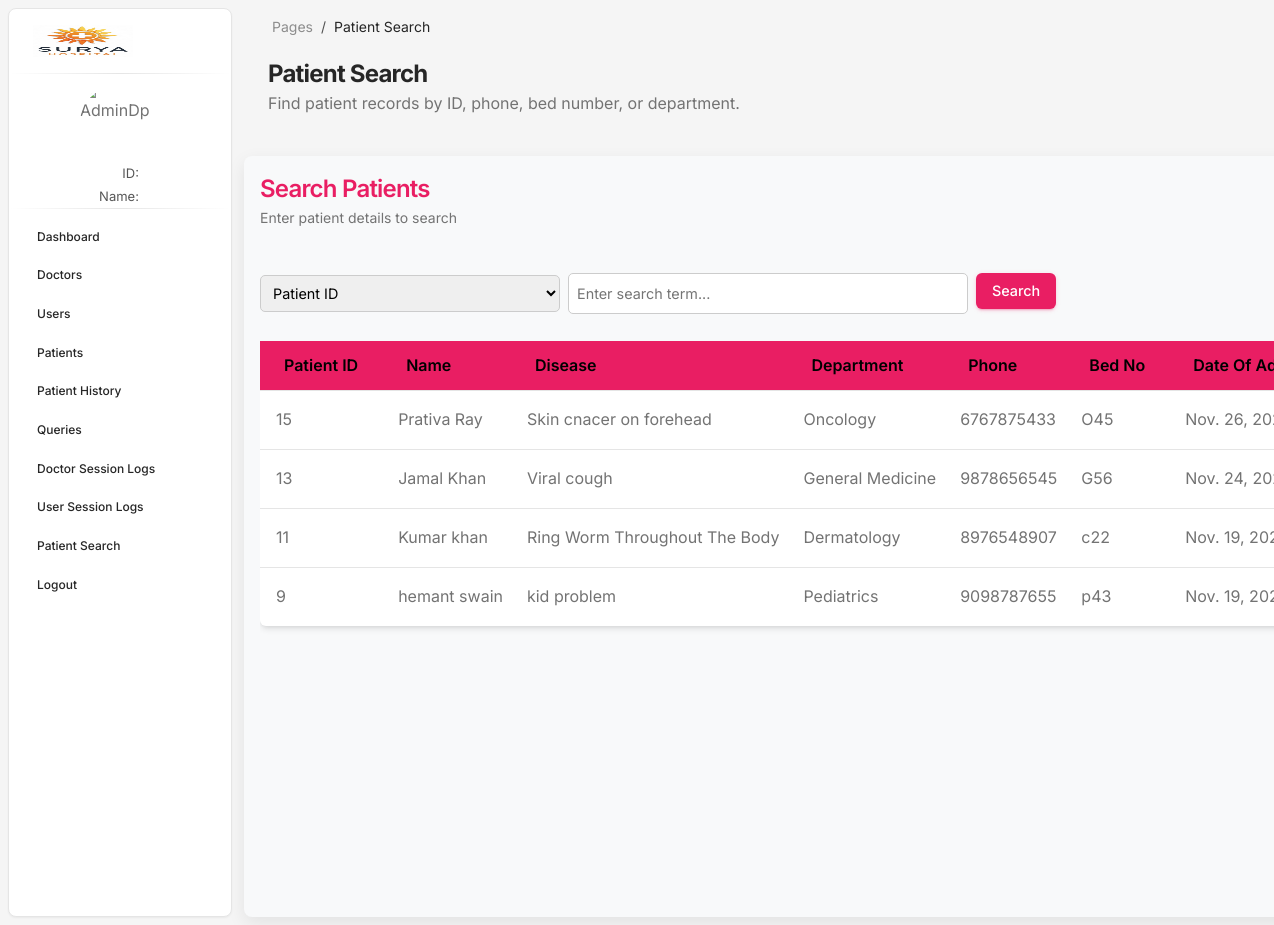
/hmsadmin/adminpatientssearch, run on the app's committed database.
### hmsadmin/models.py (models this page shows, shortened)
class Patient(models.Model):
    name = models.CharField(max_length=50)
    disease = models.CharField(max_length=100)
    department = models.ForeignKey(Department,on_delete=models.CASCADE)
    bedno = models.CharField(max_length=10)
    phone = models.BigIntegerField(null=True,blank=True,unique=False)
    indate = models.DateField(default=timezone.now)
    outdate = models.DateField(null=True,blank=True)

class Department(models.Model):
    name = models.CharField(unique=True,max_length=10)
    def __str__(self):
        return self.name

### hmsadmin/views.py (the view)
# urls.py: path('/adminpatientssearch',views.adminpatientssearch,name='adminpatientssearch'),
def adminpatientssearch(request):
    availablePatients = Patient.objects.filter(outdate = None ).order_by("-indate","-id")
    return render(request,'adminpatientssearch.html',context={'patients':availablePatients})

### doctor/context_processor.py (called while the page is built, shortened)
def doctorData(request):
    dp = None
    return {"doctorData":None,"ddp":dp}

### hmsadmin/context_processor.py (called while the page is built, shortened)
def adminData(request):
    dp= None
    return {"adminData":None,"adp":dp}

### user/context_processor.py (called while the page is built, shortened)
def userData(request):
    return {"userData":None,"dp":None}

### hmsadmin/templates/adminpatientssearch.html (shortened to what this page needs)
{% load static %}
{% include 'common/adminlink.html' %}
<body class="g-sidenav-show bg-gray-100">
  {% include 'common/adminaside.html' %}
  <main class="main-content position-relative max-height-vh-100 h-100 border-radius-lg">
    <nav class="navbar navbar-main navbar-expand-lg px-0 mx-3 shadow-none border-radius-xl">
      <div class="container-fluid py-1 px-3">
        <nav aria-label="breadcrumb">
          <ol class="breadcrumb bg-transparent mb-0 pb-0 pt-1 px-0">
            <li class="breadcrumb-item text-sm"><a class="opacity-5 text-dark" href="#">Pages</a></li>
            <li class="breadcrumb-item text-sm text-dark active" aria-current="page">Patient Search</li>
          </ol>
        </nav>
      </div>
    </nav>
    <div class="container-fluid py-2">
      <div class="ms-3">
        <h3 class="mb-0 h4 font-weight-bolder">Patient Search</h3>
        <p class="mb-4">Find patient records by ID, phone, bed number, or department.</p>
      </div>
      <div class="v-container" style="width:85vw; margin-top:2.5rem; margin-left: -0.5rem; ">
        <div class="grid-header mb-3">
          <div>
            <h4 class="mb-0 text-primary">Search Patients</h4>
            <small class="text-muted">Enter patient details to search</small>
          </div>
        </div>
        <div class="search-box" style="display:flex; gap:0.5rem; align-items:center;">
          <select id="searchType" style="width:300px; padding:0.5rem; border-radius:5px; border:1px solid #ccc;">
            <option value="id">Patient ID</option>
          </select>
          <input type="text" id="searchInput" placeholder="Enter search term..."
            style="flex:0.6; padding:0.5rem; border-radius:5px; border:1px solid #ccc;">
          <button class="btn btn-primary"  id="searchPatient"
            style="padding:0.5rem 1rem; margin-top: 10px;">Search</button>
        </div>
        <div class="grid-area overflow-auto" style="height:70vh;">
          <table class="table table-hover align-middle bg-white shadow rounded">
            <thead class="sticky-top" style="background-color:#e91e63;">
              <tr>
                <th style="color:black;">Patient ID</th>
                <th style="color:black;">Name</th>
                <th style="color:black;">Disease</th>
                <th style="color:black;">Department</th>
                <th style="color:black;">Phone</th>
                <th style="color:black;">Bed No</th>
                <th style="color:black;">Date of Admission</th>
              </tr>
            </thead>
            <tbody id="searchResults">
              {% for patient in patients %}
              <tr>
                <td>{{patient.id}}</td>
                <td>{{patient.name}}</td>
                <td>{{patient.disease}}</td>
                <td>{{patient.department}}</td>
                <td>{{patient.phone}}</td>
                <td>{{patient.bedno}}</td>
                <td>{{patient.indate}}</td>
              </tr>
              {% endfor %}
            </tbody>
          </table>
        </div>
      </div>
    </div>
</main>
</body>
</html>

### hmsadmin/templates/adminpatientssearch.html (style rules this page uses)
.v-container { background: #f8f9fa; border-radius: 0.5rem; padding: 1rem; box-shadow: 0 6px 18px rgba(0, 0, 0, 0.08); display: flex; flex-direction: column; gap: 1rem; }
.grid-header { display: flex; justify-content: space-between; align-items: center; }
.table td, .table th { padding-left: 1rem; }
.sticky-top { top: 0; }
.search-box select, .search-box input { font-size: 0.9rem; }
.search-box button { font-size: 0.9rem; }

### data on the page
Patient: id "15", name "Prativa Ray", disease "Skin cnacer on forehead", department "Oncology", phone "6767875433", bedno "O45", indate "Nov. 26,…"
Patient: id "13", name "Jamal Khan", disease "Viral cough", department "General Medicine", phone "9878656545", bedno "G56", indate "Nov. 24,…"
Patient: id "11", name "Kumar khan", disease "Ring Worm Throughout The Body", department "Dermatology", phone "8976548907", bedno "c22", indate "Nov. 19,…"
Patient: id "9", name "hemant swain", disease "kid problem", department "Pediatrics", phone "9098787655", bedno "p43", indate "Nov. 19,…"
